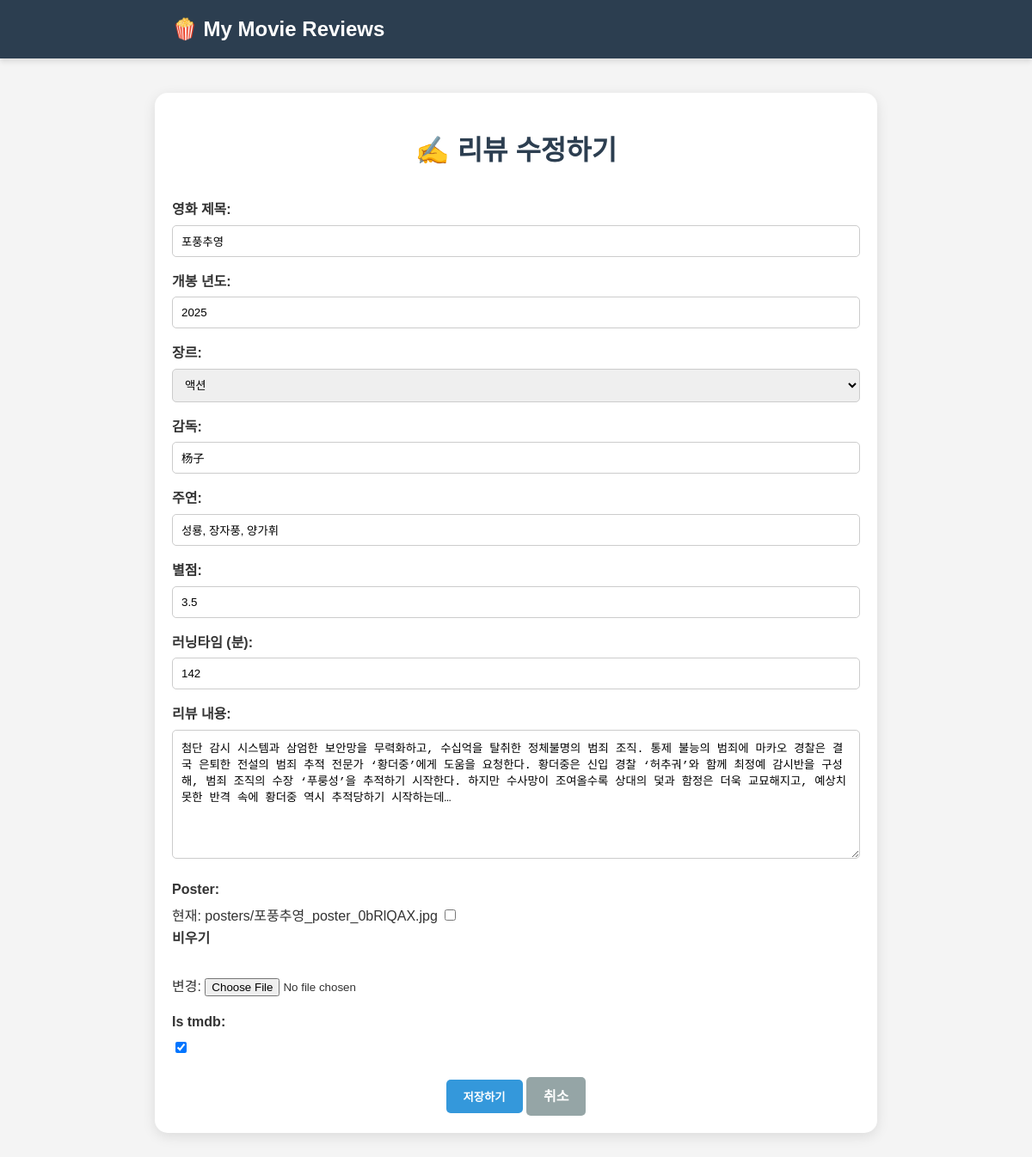
The app's page /20/update/ with its own data.
### reviews/models.py (models this page shows, shortened)
class Review(models.Model):
    GENRE_CHOICES = [
        ('action', '액션'),
        ('romance', '로맨스'),
        ('comedy', '코미디'),
        ('thriller', '스릴러'),
        ('fantasy', '판타지'),
        ('drama', '드라마'),
    ]
    title = models.CharField(max_length=50)
    release_year = models.IntegerField()
    genre = models.CharField(max_length=30, choices=GENRE_CHOICES)
    director = models.CharField(max_length=30)
    actors = models.CharField(max_length=100)
    rating = models.DecimalField(max_digits=2, decimal_places=1)
    running_time = models.IntegerField()
    content = models.TextField()
    poster = models.ImageField(upload_to='posters/', null=True, blank=True)
    is_tmdb = models.BooleanField(default=False)
    created_at = models.DateTimeField(auto_now_add=True)
    updated_at = models.DateTimeField(auto_now=True)

### reviews/views.py (the view)
# urls.py: path('<int:pk>/update/', views.review_update, name='review_update'),
def review_update(request, pk):
    review = get_object_or_404(Review, pk=pk)
    if request.method == 'POST':
        form = ReviewForm(request.POST, request.FILES, instance=review)
        if form.is_valid():
            form.save()
            return redirect('reviews:review_detail', pk=review.pk)
    else:
        form = ReviewForm(instance=review)
    context = {'form': form, 'review': review}
    return render(request, 'reviews/review_form.html', context)

### reviews/forms.py
class ReviewForm(forms.ModelForm):
    class Meta:
        model = Review
        fields = '__all__'  # 모델의 모든 필드를 입력받겠다
        labels = {
            'title': '영화 제목',
            'release_year': '개봉 년도',
            'genre': '장르',
            'director': '감독',
            'actors': '주연',
            'rating': '별점',
            'running_time': '러닝타임 (분)',
            'content': '리뷰 내용',
        }

### reviews/templates/reviews/review_form.html (shortened to what this page needs)
{% load static %} <!DOCTYPE html>
<html lang="ko">
<head>
    <link rel="stylesheet" href="{% static 'css/style.css' %}">
</head>
<body>
    <header class="navbar">
        <div class="navbar-content">
            <a href="{% url 'reviews:review_list' %}" class="logo">
                🍿 My Movie Reviews
            </a>
        </div>
    </header>
    <div class="container">
        {% if review %}
            <h1>✍️ 리뷰 수정하기</h1>
        {% else %}
            <h1>✍️ 새 리뷰 작성</h1>
        {% endif %}
        <form action="" method="POST" enctype="multipart/form-data">
            {{ form.as_p }}
            <div style="margin-top: 20px; text-align: center;">
                <button type="submit" class="btn">저장하기</button>
                <a href="{% url 'reviews:review_list' %}" class="btn btn-secondary">취소</a>
            </div>
        </form>
    </div>
</body>
</html>

### static/css/style.css (style rules this page uses)
body { font-family: 'Noto Sans KR', sans-serif; background-color: #f4f4f4; color: #333; margin: 0; padding: 0; line-height: 1.6; }
a { text-decoration: none; color: inherit; }
.container { max-width: 800px; margin: 40px auto; padding: 20px; background-color: white; box-shadow: 0 4px 15px rgba(0,0,0,0.1); border-radius: 15px; }
h1 { text-align: center; color: #2c3e50; margin-bottom: 30px; }
.btn { display: inline-block; padding: 10px 20px; background-color: #3498db; color: white; border-radius: 5px; font-weight: bold; transition: 0.3s; border: none; cursor: pointer; }
.btn-secondary { background-color: #95a5a6; }
form p { margin-bottom: 15px; }
label { display: block; font-weight: bold; margin-bottom: 5px; }
input[type="text"], input[type="number"], textarea, select { width: 100%; padding: 10px; border: 1px solid #ccc; border-radius: 5px; box-sizing: border-box; }
textarea { height: 150px; resize: vertical; }
.navbar { background-color: #2c3e50; padding: 15px 0; box-shadow: 0 4px 6px rgba(0,0,0,0.1); margin-bottom: 30px; }
.navbar-content { max-width: 800px; margin: 0 auto; padding: 0 20px; display: flex; align-items: center; }
.logo { font-size: 1.5rem; font-weight: 800; color: #ffffff; text-decoration: none; display: flex; align-items: center; gap: 10px; }

### records on screen
Review: title "포풍추영", release_year "2025", genre "액션", director "杨子", actors "성룡, 장자풍, 양가휘", rating "3.5", running_time "142", content "첨단 감시 시스템과 삼엄한 보안망을 무력화하고, 수십억을 탈취한 정체불명의 범죄 조직. 통제 불능의 범죄에 마카오 경찰은 결국 은퇴한 전설의 범죄 추적 전문가 ‘황더중’에게 도움을 요청한다. 황더중은 신입 경찰 ‘허추궈’와 함께 최정예 감시반을 구성해, 범죄 조직의 수장 ‘푸룽성’을 추적하기 시작한다. 하지만 수사망이 조여올수록 상대의 덫과 함정은 더욱 교묘해지고, 예상치 못한 반격 속에 황더중 역시 추적당하기 시작하는데…", is_tmdb "☑"
